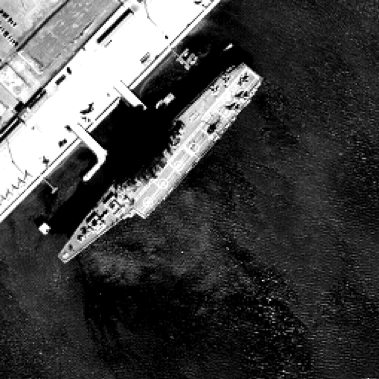
%> input picture 数字图像处理实验/original.png, 379 x 379 px
$ octave EXP_3.m   (GNU Octave 9; MATLAB toolbox functions it lacks are replaced by stand-ins)
%> lines starting %> are read from the running program, lines starting %| are printed output that depends on the picture; in (x1, y1, x2, y2) boxes, pixels count from 0 and x2, y2 are one past the last pixel; in counts of white or black regions, pixels touching at a corner belong together; the program's own positions count from 1
clear all;
clc;
Pic=imread('original.png');%原始图像
%> Pic is the input picture: size 379x379x3 uint8; min 0, max 255, mean 69.1
Pic_gray=rgb2gray(Pic);
figure(1);
imshow(Pic_gray);%显示灰度图像
L=3;%中值滤波方框边长
Pic_medfilted=medfilt2(Pic_gray,[L L]);
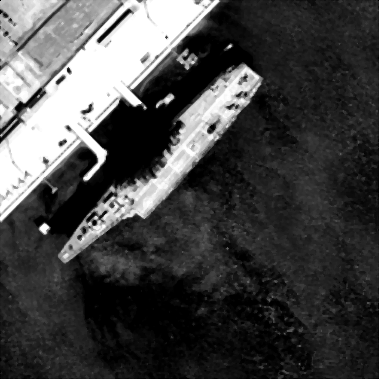
%> Pic_medfilted: size 379x379 uint8; min 0, max 255, mean 68.6
figure(2);
imshow(Pic_medfilted);%中值滤波之后的图像
threshold=graythresh(Pic_medfilted);
%> threshold = 0.478
Pic_af_segment=imbinarize(Pic_medfilted,threshold);
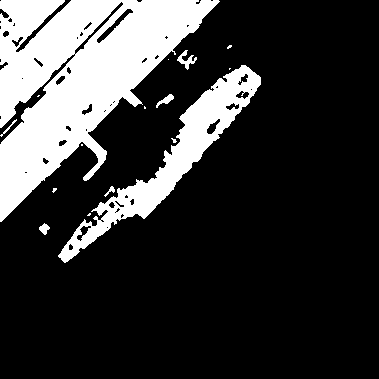
%> Pic_af_segment: size 379x379 logical; 21.7% white; 16 white regions (9 under 20 px), largest, box (x1, y1, x2, y2) and area: (0, 0, 220, 222) 23578, (58, 65, 261, 263) 7106, (177, 50, 197, 70) 146
figure(3);
imshow(Pic_af_segment);%阈值分割之后的图像
R=3;
SE=strel('disk',R,0);%腐蚀膨胀的模板
Pic_eroded=imerode(Pic_af_segment,SE);
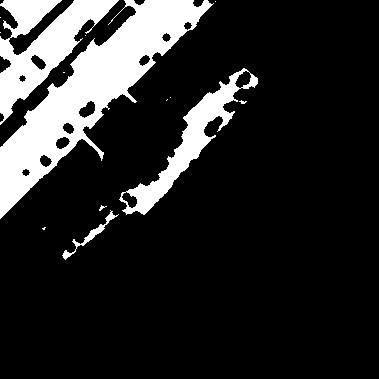
%> Pic_eroded: size 379x379 logical; 16% white; 14 white regions (10 under 20 px), largest, box (x1, y1, x2, y2) and area: (0, 0, 214, 219) 13048, (0, 0, 119, 125) 5791, (119, 68, 258, 215) 3745, (62, 210, 119, 260) 325
Pic_dilated=imdilate(Pic_eroded,SE);
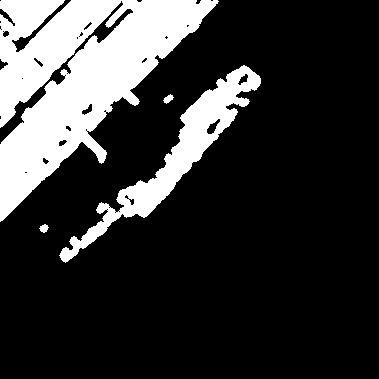
%> Pic_dilated: size 379x379 logical; 20.7% white; 4 white regions, box (x1, y1, x2, y2) and area: (0, 0, 219, 222) 23109, (59, 65, 261, 263) 6560, (163, 94, 174, 104) 59, (39, 224, 49, 233) 57
figure(4);
imshow(Pic_eroded);%腐蚀之后的图像
figure(5);
imshow(Pic_dilated);%膨胀之后的图像

$ run again, with 数字图像处理实验/houghorg.bmp saved as 数字图像处理实验/original.png
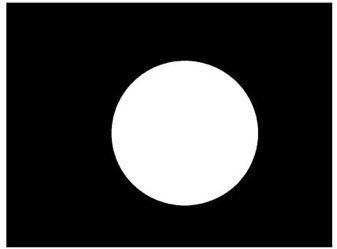
%> input picture 数字图像处理实验/houghorg.bmp, 337 x 249 px
%> Pic is the input picture: size 249x337x3 uint8; min 0, max 255, mean 63.4
%> threshold = 0.492
%> `Pic_af_segment=imbinarize(Pic_medfilted,threshold);`:
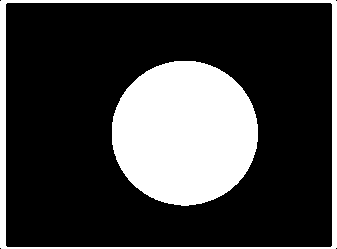
%> Pic_af_segment: size 249x337 logical; 25.1% white; 2 white regions, box (x1, y1, x2, y2) and area: (112, 61, 258, 206) 16652, (0, 0, 337, 249) 4369
%> Pic_eroded: size 249x337 logical; 19.8% white; 4 white regions (1 under 20 px), largest, box (x1, y1, x2, y2) and area: (115, 64, 255, 203) 15372, (0, 0, 7, 249) 737, (334, 3, 337, 246) 485
%> `Pic_dilated=imdilate(Pic_eroded,SE);`:
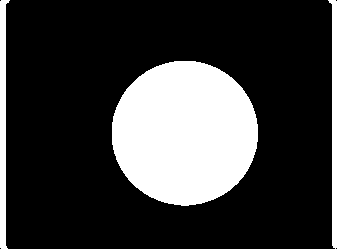
%> Pic_dilated: size 249x337 logical; 23.1% white; 3 white regions, box (x1, y1, x2, y2) and area: (112, 61, 258, 206) 16650, (0, 0, 10, 249) 1507, (328, 0, 337, 249) 1249
